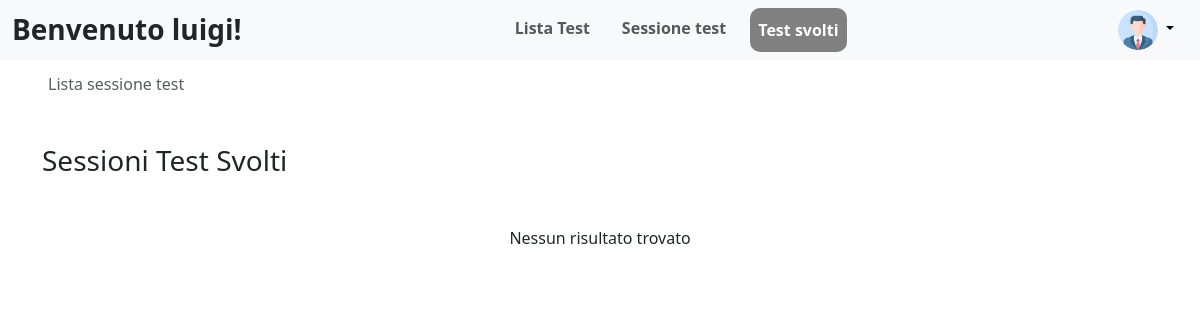
Page /sessioneTestSvolti.php (signed in) on the earlier database version.
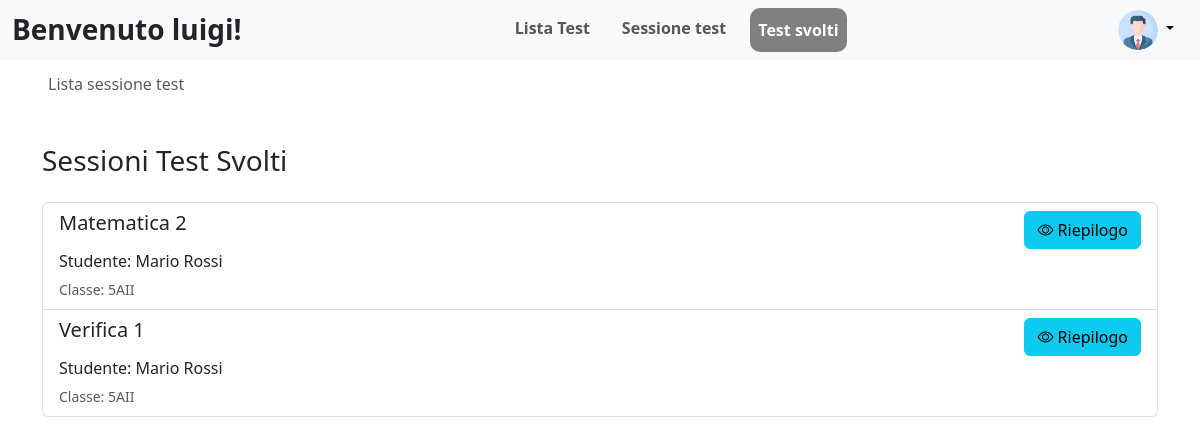
Same page on the later database version.
### tables this page shows
CREATE TABLE `risultati` (
  `id` int(11) NOT NULL,
  `id_studente` int(11) NOT NULL,
  `id_sessione` int(11) NOT NULL,
  `punteggio` int(11) NOT NULL
);

CREATE TABLE `sessione_test` (
  `id` int(11) NOT NULL,
  `id_test` int(11) NOT NULL,
  `nome` varchar(255) NOT NULL,
  `id_classe` int(11) NOT NULL,
  `data_inizio` datetime NOT NULL,
  `data_fine` datetime NOT NULL,
  `stato` enum('completato','in corso','programmato') NOT NULL DEFAULT 'programmato',
  `creato_da` int(11) NOT NULL
);

CREATE TABLE `users` (
  `id` int(11) NOT NULL,
  `username` varchar(255) NOT NULL,
  `password` varchar(255) NOT NULL,
  `first_name` varchar(255) DEFAULT NULL,
  `last_name` varchar(255) DEFAULT NULL,
  `email` varchar(255) DEFAULT NULL
);

CREATE TABLE `classe` (
  `id` int(11) NOT NULL,
  `nome` varchar(255) NOT NULL,
  `anno_inizio` year(4) NOT NULL,
  `anno_fine` year(4) NOT NULL
);

### sessioneTestSvolti.php (the view, shortened to what this page needs)
<?php
    include "include/db.php";
    $sql = "
    SELECT
        r.id AS risultato_id,
        r.punteggio,
        st.id AS sessione_id,
        st.nome AS sessione_titolo,
        u.id AS studente_id,
        u.first_name AS studente_nome,
        u.last_name AS studente_cognome,
        c.nome AS studente_classe
    FROM
        risultati r
    JOIN
        sessione_test st ON r.id_sessione = st.id
    JOIN
        users u ON r.id_studente = u.id
    JOIN
        studente_classe sc ON u.id = sc.id_studente
    JOIN
        classe c ON sc.id_classe = c.id
    WHERE
        st.creato_da = ?";
    $stmt = $conn->prepare($sql);
    $stmt->bind_param('i', $_SESSION["user_id"]);
    $stmt->execute();
    $result = $stmt->get_result();
    $sessioni_results = [];
    while ($row = $result->fetch_assoc()) {
        $sessioni_results[] = $row;
    }
?>
<!DOCTYPE html>
<html lang="en">
<head>
    <link href="https://cdn.jsdelivr.net/npm/bootstrap@5.3.0-alpha1/dist/css/bootstrap.min.css" rel="stylesheet">
    <link href="https://cdn.jsdelivr.net/npm/bootstrap-icons/font/bootstrap-icons.css" rel="stylesheet">
</head>
<body>
    <?php include "include/navbar-docente.php"; ?>
    <div class="ms-5 mt-5 pt-4">
		<nav aria-label="breadcrumb">
			<ol class="breadcrumb">
				<li class="breadcrumb-item active" aria-current="page">Lista sessione test</li>
			</ol>
		</nav>
	</div>
    <div class="container mt-5">
        <h3 class="">Sessioni Test Svolti</h3>
        <div class="list-group mt-4">
            <?php if (count($sessioni_results) > 0): ?>
                <?php foreach ($sessioni_results as $result): ?>
                    <div class="list-group-item list-group-item-action">
                        <div class="d-flex w-100 justify-content-between">
                            <h5 class="mb-1">
                                <?php echo htmlspecialchars($result['sessione_titolo']); ?>
                            </h5>
                            <?php echo '<a href="riepilogo.php?id_sessione='.$result["sessione_id"].'&id_studente='.$result["studente_id"].'" class="btn btn-info"><i class="bi bi-eye"></i> Riepilogo</a>'; ?>
                        </div>
                        <p class="mb-1">
                            Studente: <?php echo htmlspecialchars($result['studente_nome'] . ' ' . $result['studente_cognome']); ?>
                        </p>
                        <small class="text-muted">
                            Classe: <?php echo htmlspecialchars($result['studente_classe']); ?>
                        </small>
                    </div>
                <?php endforeach; ?>
            <?php else: ?>
                <p class="text-center mt-4">Nessun risultato trovato</p>
            <?php endif; ?>
        </div>
    </div>
</body>
</html>

Differences in the rows shown:
added risultati: id_sessione.nome "Matematica 2", id_studente.last_name "Mario Rossi", classe.nome "5AII"
added risultati: id_sessione.nome "Verifica 1", id_studente.last_name "Mario Rossi", classe.nome "5AII"
Other differences:
text no longer shown: "Nessun risultato trovato"
